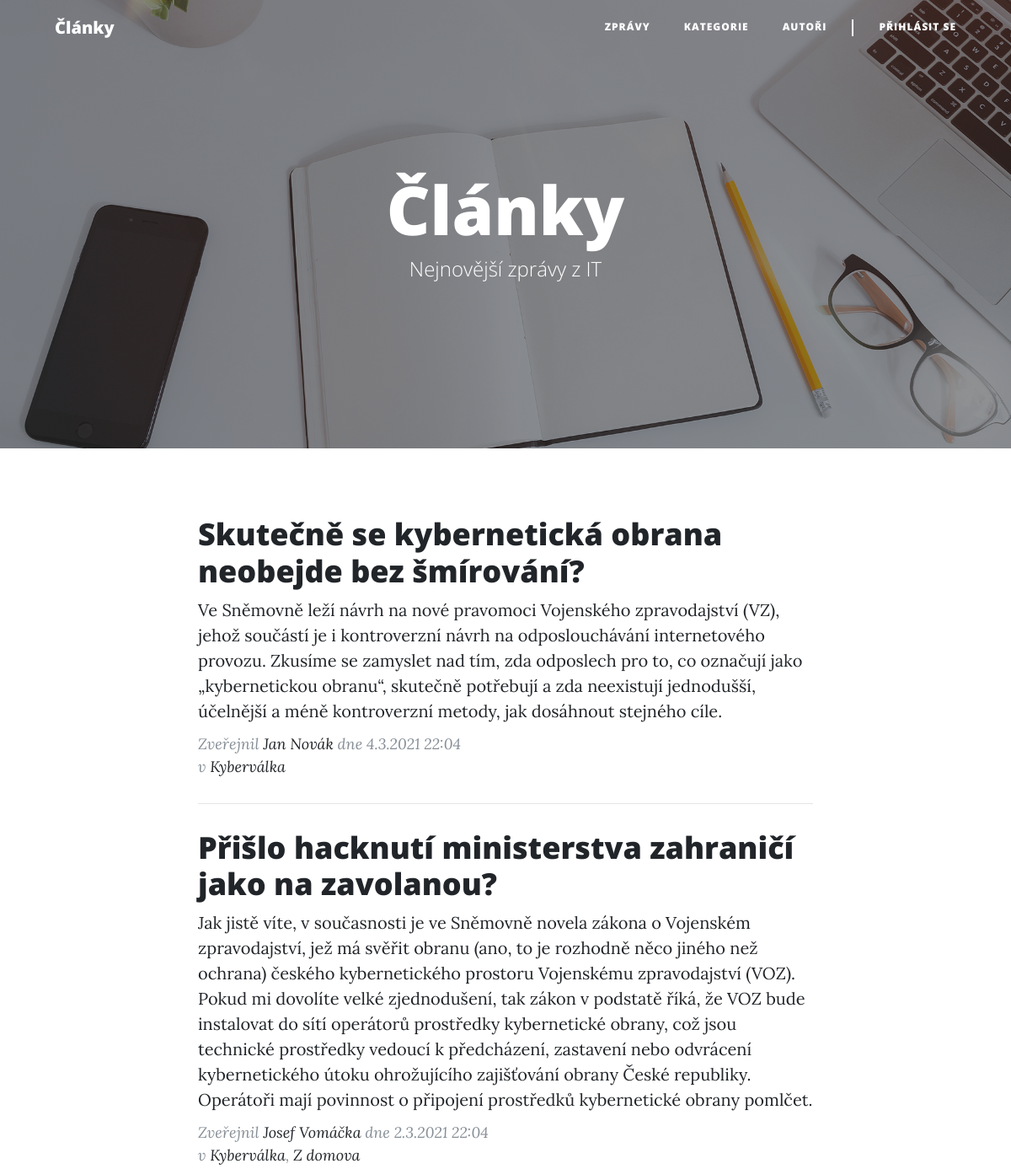
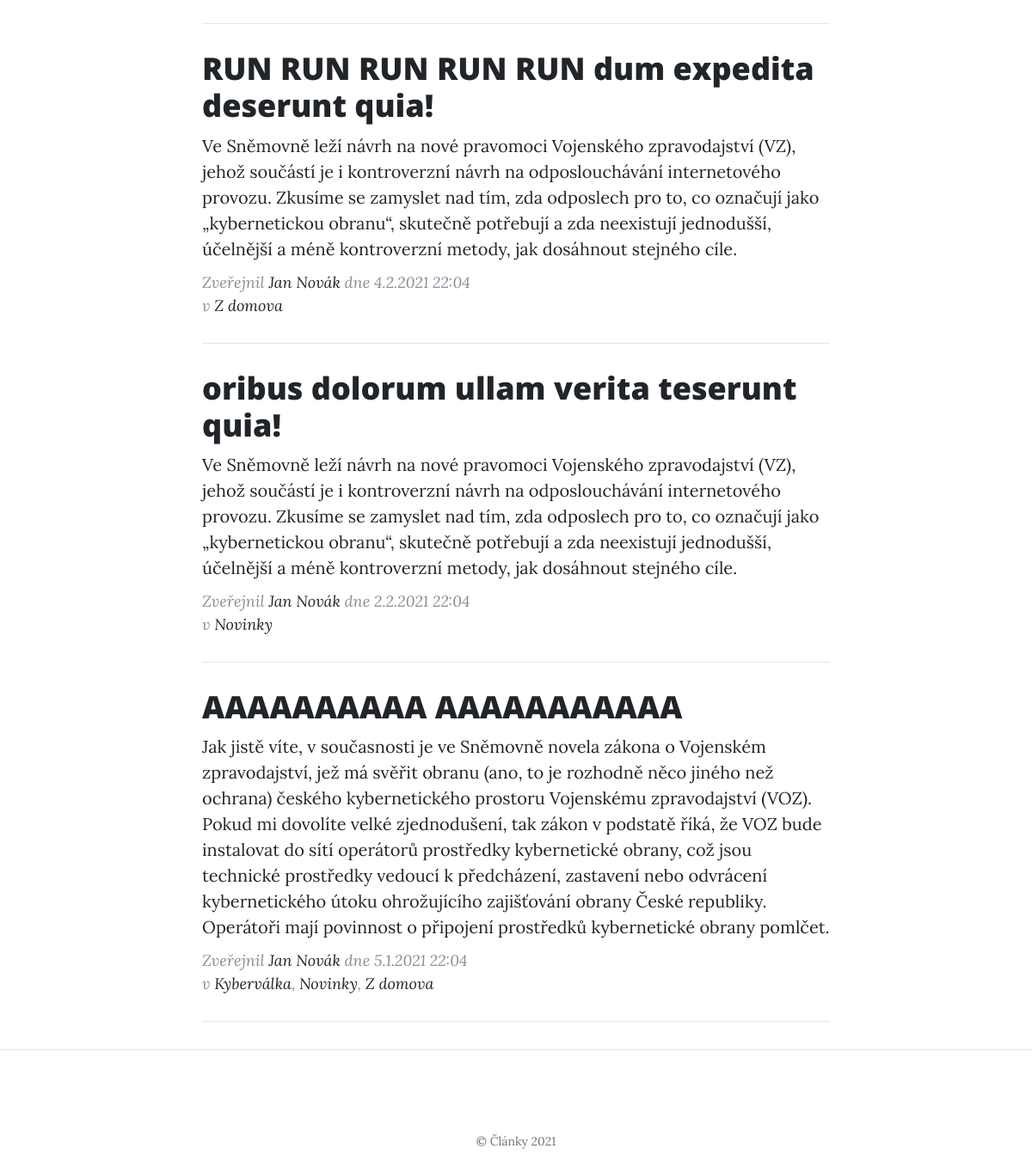
The page / on the database its author committed (2 pictures, top to bottom).
### tables this page shows
CREATE TABLE `article` (
  `id` int(10) UNSIGNED NOT NULL,
  `user_id` int(10) UNSIGNED DEFAULT NULL,
  `title` varchar(150) NOT NULL,
  `perex` text NOT NULL,
  `text` text NOT NULL,
  `created_at` datetime NOT NULL DEFAULT current_timestamp(),
  `published` tinyint(1) NOT NULL DEFAULT 0
);

CREATE TABLE `user` (
  `id` int(10) UNSIGNED NOT NULL,
  `email` varchar(50) NOT NULL,
  `password` varchar(256) NOT NULL,
  `name` varchar(30) NOT NULL,
  `admin` tinyint(1) NOT NULL DEFAULT 0
);

CREATE TABLE `category` (
  `id` int(10) UNSIGNED NOT NULL,
  `name` varchar(50) NOT NULL
);

### php/Application.php (called while the page is built, shortened)
<?php
class Application
{
    private static $context;
    public static function loadModel($className)
    {
        $filename = "./php/model/" . $className . ".php";
    }
    public static function context()
    {
        if (!isset(self::$context)) {
            self::$context = new DatabaseContext();
        }
        return self::$context;
    }
}

### php/model/Database.php (called while the page is built, shortened)
<?php
class Database
{
    private $conn;
    public function __construct()
    {
        $this->conn = new PDO(sprintf("mysql:host=%s;dbname=%s", self::HOST, self::DBNAME), self::USER, self::PASS, [
            PDO::ATTR_ERRMODE => PDO::ERRMODE_EXCEPTION
        ]);
        $this->conn->query("set names utf8");
    }
    public function select($sql, $params = [])
    {
        $stmt = $this->execute($sql, $params);
        return $stmt->fetchAll();
    }
    private function execute($sql, $params = [])
    {
        $stmt = $this->conn->prepare($sql);
        $stmt->execute($params);
        return $stmt;
    }
}

### php/model/DatabaseContext.php (called while the page is built, shortened)
<?php
class DatabaseContext
{
    private $database;
    public function __construct()
    {
        $this->database = new Database();
    }
    public function __get($name)
    {
        if (!isset($this->{$name})) {
            switch ($name) {
                case 'article_repository':
                    $this->article_repository = new ArticleRepository($this->database);
                case 'category_repository':
                    $this->category_repository = new CategoryRepository($this->database);
                case 'comment_repository':
                    $this->comment_repository = new CommentRepository($this->database);
                case 'user_repository':
                    $this->user_repository = new UserRepository($this->database);
            }
        }
        return $this->{$name};
    }
}

### index.php (called while the page is built, shortened)
<?php
require_once "./php/Application.php";
$ar = Application::context()->article_repository;
$articles = $ar->getArticlesLast5();
include "./php/templates/article_list.php";

### php/model/BaseRepository.php (called while the page is built, shortened)
<?php
abstract class BaseRepository
{
    public function __construct(Database $db)
    {
        $this->db = $db;
    }
}

### php/model/ArticleRepository.php (called while the page is built, shortened)
<?php
class ArticleRepository extends BaseRepository
{
    public function getArticlesLast5()
    {
        $sql = "
            select
                article.*,
                user.name as user_name
            from article
                left join user on article.user_id = user.id
            where published = 1
            order by created_at desc
            limit 5
        ";
        $articles = $this->db->select($sql);
        return $this->addCategories($articles);
    }
    private function addCategories($articles)
    {
        foreach ($articles as $key => $article) {
            $articles[$key]["categories"] = Application::context()->category_repository->getCategoriesArticle($article["id"]);
        }
        return $articles;
    }
}

### php/model/CategoryRepository.php (called while the page is built, shortened)
<?php
class CategoryRepository extends BaseRepository
{
    public function getCategoriesArticle($article_id)
    {
        $sql = "
            select
                category.*
            from category
                inner join article_category on article_category.category_id = category.id
            where article_category.article_id = :article_id
        ";
        $params = [
            ":article_id" => $article_id
        ];
        $categories = $this->db->select($sql, $params);
        return $categories;
    }
}

### php/templates/article_list.php (called while the page is built)
<?php
include "./php/partials/document_start.php";
include "./php/partials/article_list.php";
include "./php/partials/document_end.php";

### php/partials/article_meta.php (the view)
<p class="article-meta">Zveřejnil
  <a href="<?= "user.php?id=" . $article["user_id"] ?>"><?= $article["user_name"] ?></a>
  dne <?= date_format(date_create($article["created_at"]), "j.n.Y G:i") ?>
  <br>
  <?php
  if (count($article["categories"]) !== 0) {
    $category_anchors = $article["categories"];
    array_walk($category_anchors, function (&$category) {
      $category = '<a href="category.php?id=' . $category["id"] . '">' . $category["name"] . "</a>";
    });
    echo "v " . join(", ", $category_anchors);
  }
  ?>
</p>

### php/partials/article_list.php
<?php
foreach ($articles as $article) {
  if ($article["published"] == 1) {
    include "./php/partials/article_preview.php";
  }
}

### php/partials/article_preview.php
<div class="article-preview">
  <a href="<?= "article.php?id=" . $article["id"] ?>">
    <h2 class="article-title">
      <?= $article["title"] ?>
    </h2>
    <p class="article-subtitle">
      <?= $article["perex"] ?>
    </p>
  </a>
  <?php include "./php/partials/article_meta.php"; ?>
</div>
<hr>

### css/clean-blog.css (style rules this page uses)
body { font-size: 20px; color: #212529; font-family: "Lora", "Times New Roman", serif; }
p { line-height: 1.5; margin: 30px 0; }
p a { text-decoration: underline; }
h1, h2, h3, h4, h5, h6 { font-weight: 800; font-family: "Open Sans", "Helvetica Neue", Helvetica, Arial, sans-serif; }
a { color: #212529; transition: all 0.2s; }
.article-preview > a { color: #212529; }
.article-preview > a > .article-title { font-size: 30px; margin-top: 30px; margin-bottom: 10px; }
.article-preview > a > .article-subtitle { font-weight: 300; margin: 0 0 10px; }
.article-meta { font-size: 18px; font-style: italic; margin-top: 0; color: #868e96; }
.article-meta > a { text-decoration: none; color: #212529; }
@media only screen and (min-width: 768px) { .article-preview > a > .article-title { font-size: 36px; } }

### rows shown on the page
article: title "Skutečně se kybernetická obrana neobejde bez šmírování?", perex "Ve Sněmovně leží návrh na nové pravomoci Vojenského zpravodajství (VZ), jehož součástí je i kontroverzní návrh na odposlouchávání internetového provozu. Zkusíme se zamyslet nad tím, zda odposlech pro to, co označují jako „kybernetickou obranu“, skutečně potřebují a zda neexistují jednodušší, účelnější a méně kontroverzní metody, jak dosáhnout stejného cíle.", user.name "Jan Novák", created_at "4.3.2021 22:04"
category: name "Kyberválka"
article: title "Přišlo hacknutí ministerstva zahraničí jako na zavolanou?", perex "Jak jistě víte, v současnosti je ve Sněmovně novela zákona o Vojenském zpravodajství, jež má svěřit obranu (ano, to je rozhodně něco jiného než ochrana) českého kybernetického prostoru Vojenskému zpravodajství (VOZ). Pokud mi dovolíte velké zjednodušení, tak zákon v podstatě říká, že VOZ bude instalovat do sítí operátorů prostředky kybernetické obrany, což jsou technické prostředky vedoucí k předcházení, zastavení nebo odvrácení kybernetického útoku ohrožujícího zajišťování obrany České republiky. Operátoři mají povinnost o připojení prostředků kybernetické obrany pomlčet.", user.name "Josef Vomáčka", created_at "2.3.2021 22:04", category_anchors ","
category: name "Z domova"
article: title "RUN RUN RUN RUN RUN dum expedita deserunt quia!", perex "Ve Sněmovně leží návrh na nové pravomoci Vojenského zpravodajství (VZ), jehož součástí je i kontroverzní návrh na odposlouchávání internetového provozu. Zkusíme se zamyslet nad tím, zda odposlech pro to, co označují jako „kybernetickou obranu“, skutečně potřebují a zda neexistují jednodušší, účelnější a méně kontroverzní metody, jak dosáhnout stejného cíle.", user.name "Jan Novák", created_at "4.2.2021 22:04"
article: title "oribus dolorum ullam verita teserunt quia!", perex "Ve Sněmovně leží návrh na nové pravomoci Vojenského zpravodajství (VZ), jehož součástí je i kontroverzní návrh na odposlouchávání internetového provozu. Zkusíme se zamyslet nad tím, zda odposlech pro to, co označují jako „kybernetickou obranu“, skutečně potřebují a zda neexistují jednodušší, účelnější a méně kontroverzní metody, jak dosáhnout stejného cíle.", user.name "Jan Novák", created_at "2.2.2021 22:04"
category: name "Novinky"
article: title "AAAAAAAAAA AAAAAAAAAAA", perex "Jak jistě víte, v současnosti je ve Sněmovně novela zákona o Vojenském zpravodajství, jež má svěřit obranu (ano, to je rozhodně něco jiného než ochrana) českého kybernetického prostoru Vojenskému zpravodajství (VOZ). Pokud mi dovolíte velké zjednodušení, tak zákon v podstatě říká, že VOZ bude instalovat do sítí operátorů prostředky kybernetické obrany, což jsou technické prostředky vedoucí k předcházení, zastavení nebo odvrácení kybernetického útoku ohrožujícího zajišťování obrany České republiky. Operátoři mají povinnost o připojení prostředků kybernetické obrany pomlčet.", user.name "Jan Novák", created_at "5.1.2021 22:04", category_anchors ", ,"

### other values the page prints
$heading "Články"
$subheading "Nejnovější zprávy z IT"
